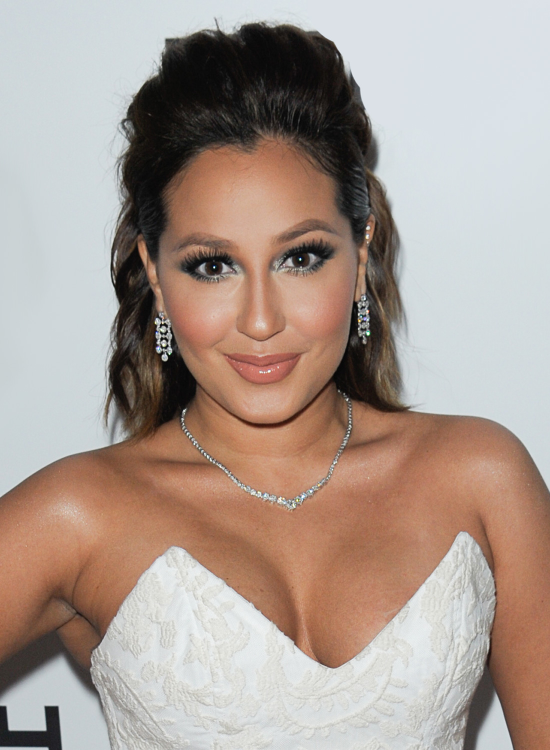
#> input picture face_web_app/celebrity database/extended training/Adrienne Bailon1.jpg, 1100 x 1500 px (shown at 1/2 size)
$ python -i genderuse.py   (imports and definitions only)   (older library calls are emulated)
#> lines starting #> are read from the running program, lines starting #| are printed output that depends on the picture
#> further down, picture is the input picture: PIL image 1100x1500 RGB; mean R, G, B 171.4, 155.4, 146.4
import cv2
import time
import os
import numpy
import csv
import sys
from PIL import Image
#Haar face detector
def detect(pic):
    image = numpy.array(pic.convert('L'), 'uint8')
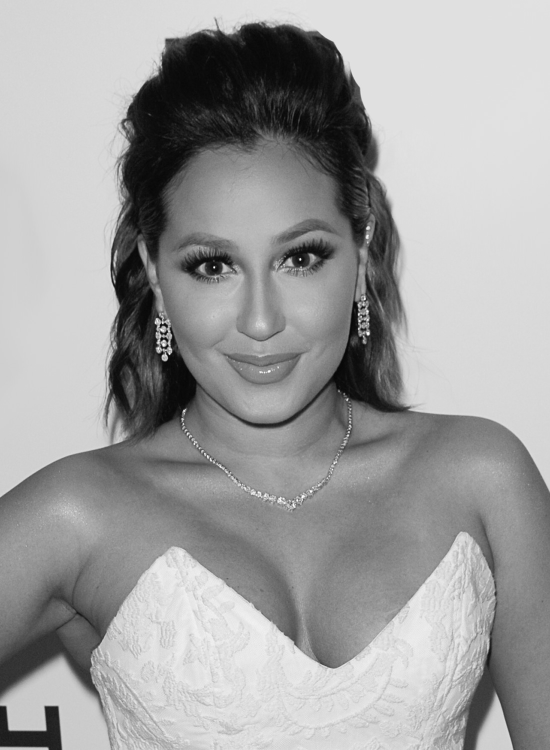
#> image: shape (1500, 1100) (shown at 1/2 size); min 3, max 255, mean 159.2

    haarcascadePath = "/usr/local/opencv/data/haarcascades/haarcascade_frontalface_default.xml"
    facedetect = cv2.CascadeClassifier(haarcascadePath)
    faces = facedetect.detectMultiScale(image)
#> faces = [[269, 332, 496, 496]]
    for (x, y, w, h) in faces:
            #print len(image[y: y + h])
           # print len(image[x: x + w])
           # print('.............')
            pic=Image.fromarray(image[y: y + h, x: x + w],'L')
            if (len(image[y: y + h])!=0 and len(image[x: x + w])!=0):
              repic=pic.resize((50,50),Image.ANTIALIAS )
              return repic
#> this loop made 1 pass
#> pass 1, in detect, `pic=Image.fromarray(image[y: y + h, x: x + w],'L')`:
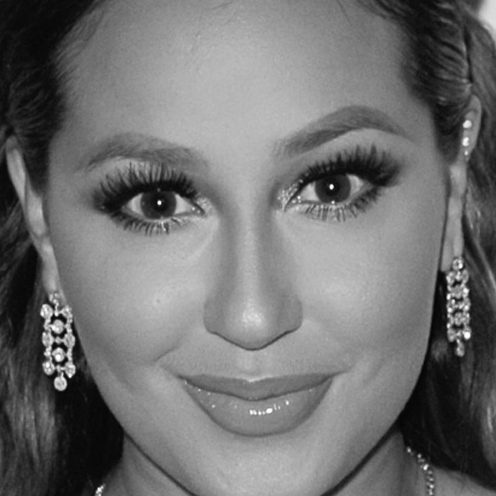
#> pic: PIL image 496x496 L; min 3, max 255, mean 111.9
#> pass 1, in detect, `repic=pic.resize((50,50),Image.ANTIALIAS )`:
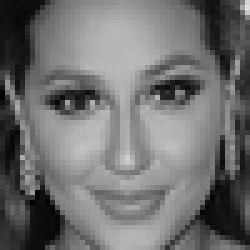
#> repic: PIL image 50x50 L (shown 5 times larger); min 2, max 221, mean 111.9
            #if(len(image[y: y + h])<(len(image[x: x + w])/10) or len(image[x: x + w])<(len(image[y: y + h])/10)):
              #return 0
#use fisherface to recognize gender
def gender(par):
 fisherrecognizer = cv2.createFisherFaceRecognizer()
 path_g_check=os.path.abspath(os.path.join(os.path.dirname(__file__),os.path.pardir))+"%s"%(str(par))
 input_pic=Image.open(path_g_check)
 detected_face=detect(input_pic)
 if (detected_face!=None) and detected_face != 0:
     repic_img=numpy.array(detected_face, 'uint8')
     xmlpath=os.path.abspath(os.path.join(os.path.dirname(__file__),os.path.pardir))+'/genderclass.xml'
     fisherrecognizer.load(xmlpath)
     predicted_fisher, conf2_fisher = fisherrecognizer.predict(repic_img[:])
     return predicted_fisher


>>> from PIL import Image
>>> picture = Image.open('../celebrity database/extended training/Adrienne Bailon1.jpg')
>>> result = detect(picture)

$ run again, on face_web_app/celebrity database/extended training/Adrienne Bailon2.jpg
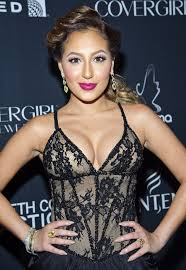
#> input picture face_web_app/celebrity database/extended training/Adrienne Bailon2.jpg, 186 x 270 px
#> picture is the input picture: PIL image 186x270 RGB; mean R, G, B 91.9, 84.4, 83.8
#> in detect, `image = numpy.array(pic.convert('L'), 'uint8')`:
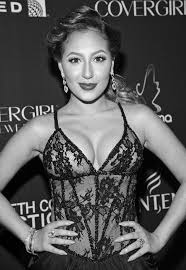
#> image: shape (270, 186); min 0, max 251, mean 86.6
#> faces = [[55, 35, 63, 63]]
#> the loop in detect, `for (x, y, w, h) in faces: #print len(image[y: y + h]) # print len(ima..` made 1 pass
#> pass 1, in detect, `repic=pic.resize((50,50),Image.ANTIALIAS )`:
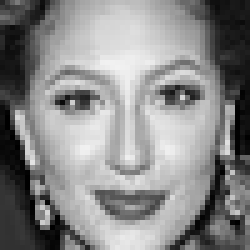
#> repic: PIL image 50x50 L (shown 5 times larger); min 0, max 242, mean 136.7

$ run again, on face_web_app/celebrity database/extended training/Adrienne Bailon3.jpg
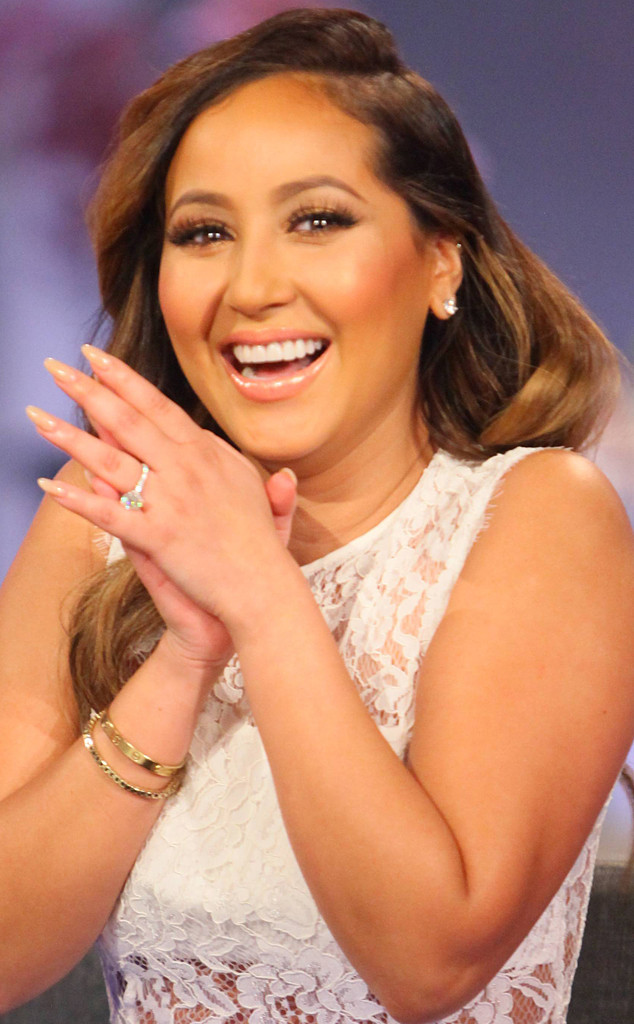
#> input picture face_web_app/celebrity database/extended training/Adrienne Bailon3.jpg, 634 x 1024 px
#> picture is the input picture: PIL image 634x1024 RGB; mean R, G, B 181.6, 128.1, 105.5
#> in detect, `image = numpy.array(pic.convert('L'), 'uint8')`:
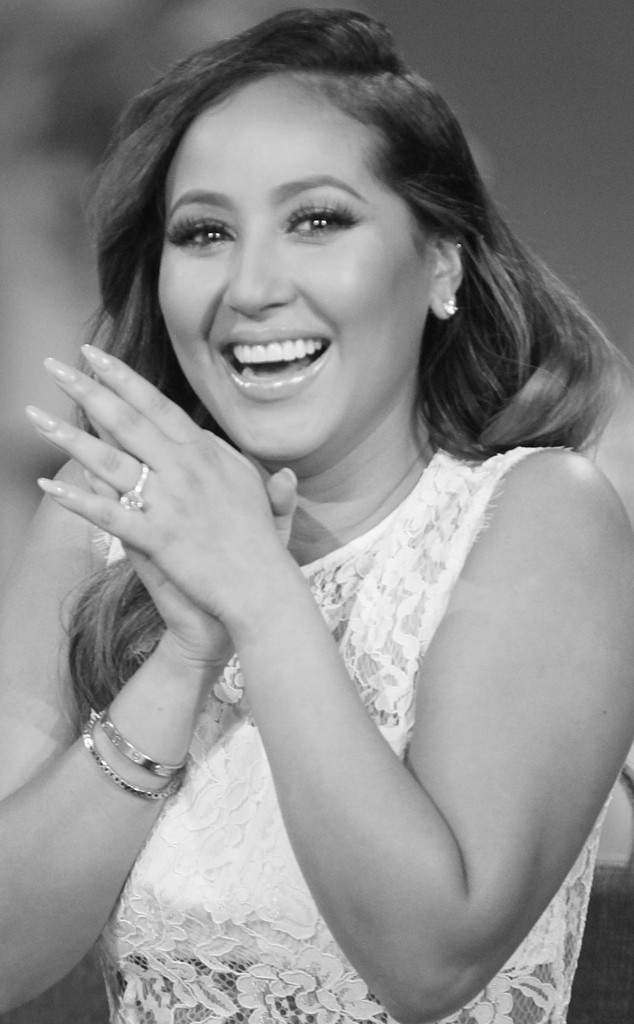
#> image: shape (1024, 634); min 7, max 255, mean 141.6
#> faces = [[267, 915, 70, 70], [225, 420, 126, 126], [329, 512, 143, 143], [112, 104, 317, 317]]
#> the loop in detect, `for (x, y, w, h) in faces: #print len(image[y: y + h]) # print len(ima..` made 1 pass
#> pass 1, in detect, `pic=Image.fromarray(image[y: y + h, x: x + w],'L')`:
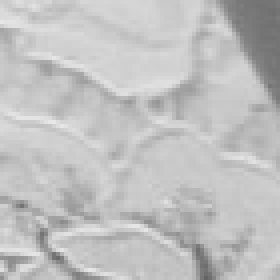
#> pic: PIL image 70x70 L (shown 4 times larger); min 100, max 232, mean 192.2
